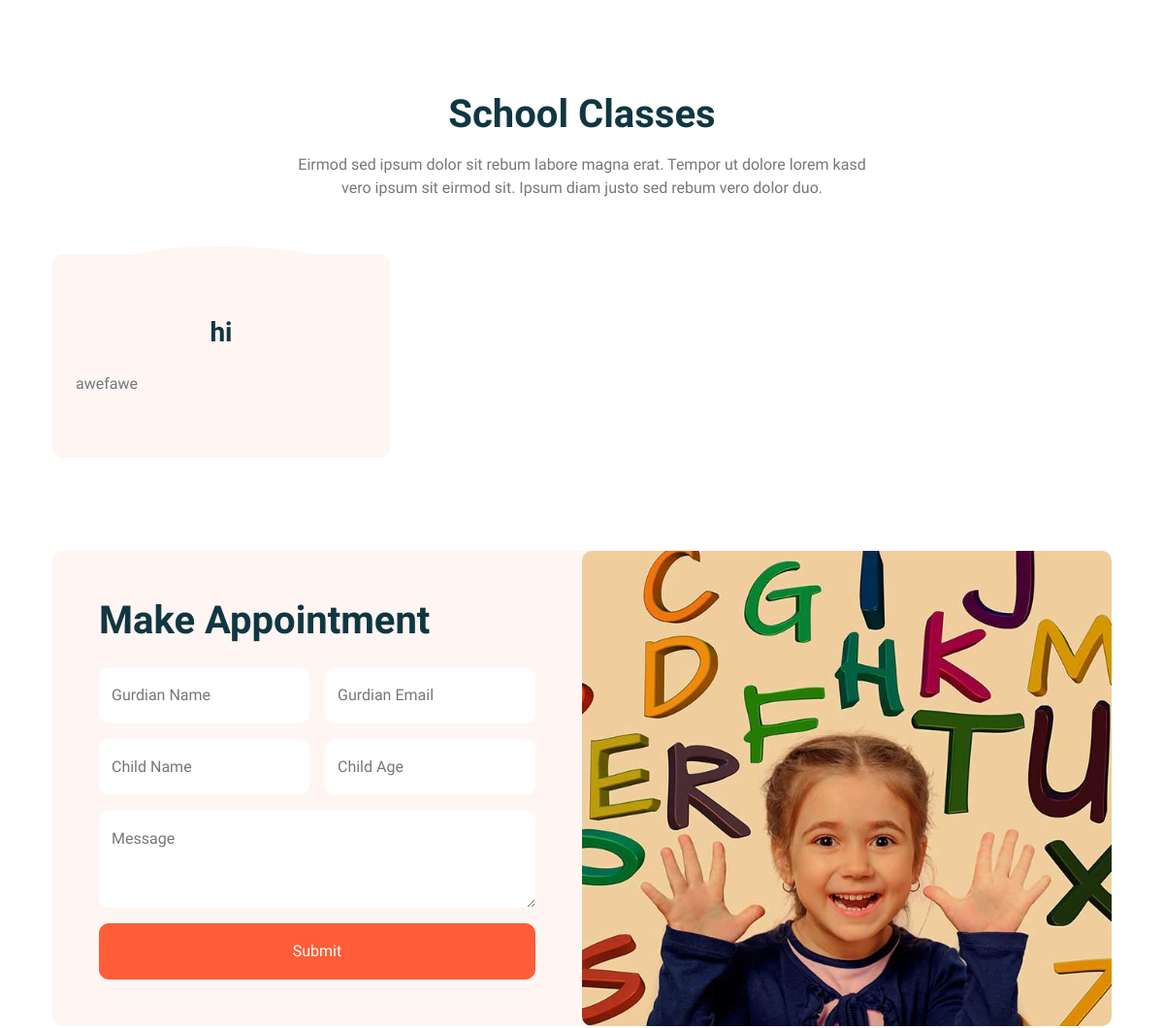
Before: / (middle part) with the older database file.
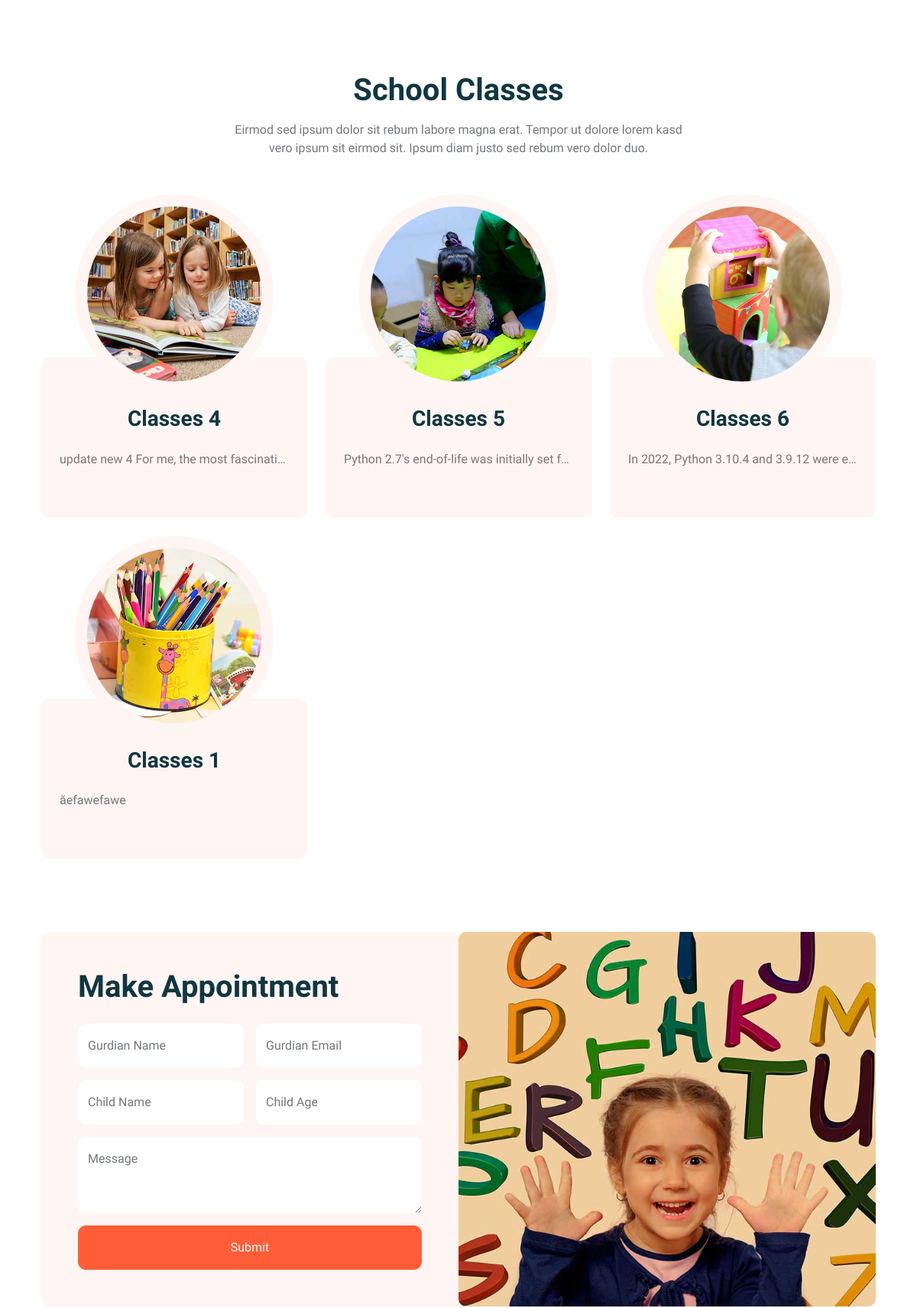
After: the same page with the newer database file.
### base/models.py (models this page shows, shortened)
class Posts(models.Model):
    author = models.ForeignKey(User, on_delete=models.CASCADE)
    title = models.CharField(max_length=200, null=True)
    date_create = models.DateTimeField(auto_now_add=True)
    image = models.ImageField(null=True, blank=True, upload_to='images/')
    is_deleted = models.BooleanField(default=False)
    content = models.TextField()

### base/views.py (the view)
# urls.py: path('', views.home, name="home"),
def home(request):
    post = Posts.objects.all()
    user = get_common_context(request)
    context = {'user': user, 'posts': post}
    return render(request, 'home.html', context)

### base/views.py (called while the page is built)
def get_common_context(request):
    context = {'user_not_login': "none", 'user_login': "block"}
    if request.user.is_authenticated:
        context = {'user_not_login': "block", 'user_login': "none"}
    return context

### templates/home.html (shortened to what this page needs)
{% extends 'main.html' %} {% load static %} {% block content %}
<div class="container-xxl py-5">
</div>
<div class="container-xxl py-5">
    <div class="container">
        <div class="text-center mx-auto mb-5 wow fadeInUp" data-wow-delay="0.1s" style="max-width: 600px;">
            <h1 class="mb-3">School Classes</h1>
            <p>Eirmod sed ipsum dolor sit rebum labore magna erat. Tempor ut dolore lorem kasd vero ipsum sit eirmod sit. Ipsum diam justo sed rebum vero dolor duo.</p>
        </div>
        <div class="row g-4">
            {% for post in posts %}
            <div class="col-lg-4 col-md-6 wow fadeInUp" data-wow-delay="0.1s">
                <div class="classes-item">
                    <div class="bg-light rounded-circle w-75 mx-auto p-3">
                        <img class="img-fluid rounded-circle" src="{{post.image.url}}" alt="">
                    </div>
                    <div class="bg-light rounded p-4 pt-5 mt-n5">
                        <a class="d-block text-center h3 mt-3 mb-4" href="">{{post.title}}</a>
                        <div class="d-flex align-items-center justify-content-between mb-4">
                            <p class="text-center text-truncate">{{post.content}}</p>
                        </div>
                    </div>
                </div>
            </div>
            {% endfor %}
        </div>
    </div>
</div>
<div class="container-xxl py-5">
    <div class="container">
        <div class="bg-light rounded">
            <div class="row g-0">
                <div class="col-lg-6 wow fadeIn" data-wow-delay="0.1s">
                    <div class="h-100 d-flex flex-column justify-content-center p-5">
                        <h1 class="mb-4">Make Appointment</h1>
                        <form>
                            <div class="row g-3">
                                <div class="col-sm-6">
                                    <div class="form-floating">
                                        <input type="text" class="form-control border-0" id="gname" placeholder="Gurdian Name">
                                        <label for="gname">Gurdian Name</label>
                                    </div>
                                </div>
                                <div class="col-sm-6">
                                    <div class="form-floating">
                                        <input type="email" class="form-control border-0" id="gmail" placeholder="Gurdian Email">
                                        <label for="gmail">Gurdian Email</label>
                                    </div>
                                </div>
                                <div class="col-sm-6">
                                    <div class="form-floating">
                                        <input type="text" class="form-control border-0" id="cname" placeholder="Child Name">
                                        <label for="cname">Child Name</label>
                                    </div>
                                </div>
                                <div class="col-sm-6">
                                    <div class="form-floating">
                                        <input type="text" class="form-control border-0" id="cage" placeholder="Child Age">
                                        <label for="cage">Child Age</label>
                                    </div>
                                </div>
                                <div class="col-12">
                                    <div class="form-floating">
                                        <textarea class="form-control border-0" placeholder="Leave a message here" id="message" style="height: 100px"></textarea>
                                        <label for="message">Message</label>
                                    </div>
                                </div>
                                <div class="col-12">
                                    <button class="btn btn-primary w-100 py-3" type="submit">Submit</button>
                                </div>
                            </div>
                        </form>
                    </div>
                </div>
                <div class="col-lg-6 wow fadeIn" data-wow-delay="0.5s" style="min-height: 400px;">
                    <div class="position-relative h-100">
                        <img class="position-absolute w-100 h-100 rounded" src="{% static 'images/appointment.jpg' %}" style="object-fit: cover;">
                    </div>
                </div>
            </div>
        </div>
    </div>
</div>
{% endblock %}

### templates/main.html (shortened to what this page needs)
<!DOCTYPE html> {% load static %} {% load bootstrap5 %} {% bootstrap_css %} {% bootstrap_javascript %}
<html lang="en">
<head>
    <link href="https://cdnjs.cloudflare.com/ajax/libs/font-awesome/5.10.0/css/all.min.css" rel="stylesheet">
    <link href="https://cdn.jsdelivr.net/npm/bootstrap-icons@1.4.1/font/bootstrap-icons.css" rel="stylesheet">
    <link href="{% static 'lib/animate/animate.min.css' %}" rel="stylesheet">
    <link href="{% static 'lib/owlcarousel/assets/owl.carousel.min.css' %}" rel="stylesheet">
    <link href="{% static 'lib/owlcarousel/assets/owl.theme.default.min.css' %}" rel="stylesheet">
    <link href="{% static 'styles/bootstrap.min.css' %}" rel="stylesheet">
    <link href="{% static 'styles/style.css' %}" rel="stylesheet">
</head>
<body>
    <div class="bg-white">
        {% include 'navbar.html' %} {% block content %} {% endblock %} {% include 'footer.html' %}
    </div>
</body>
</html>

### templates/navbar.html (shortened to what this page needs)
{% load static %}

### templates/footer.html (shortened to what this page needs)
{% load static %}

### static/styles/style.css (style rules this page uses)
:root { --primary: #FE5D37; --light: #FFF5F3; --dark: #103741; }
.btn { font-weight: 500; transition: .5s; }
.btn.btn-primary { color: #FFFFFF; }
h1, h2, h3, h4, .h1, .h2, .h3, .h4, .display-1, .display-2, .display-3, .display-4, .display-5, .display-6 { font-family: 'Lobster Two', cursive; font-weight: 700; }
.classes-item { transition: .5s; }

Changed rows visible on the page:
removed Posts: title "hi", content "awefawe"
added Posts: image (picture), title "Classes 4", content "update new 4 For me, the most fascinati…"
added Posts: image (picture), title "Classes 5", content "Python 2.7's end-of-life was initially set f…"
added Posts: image (picture), title "Classes 6", content "In 2022, Python 3.10.4 and 3.9.12 were e…"
added Posts: image (picture), title "Classes 1", content "ăefawefawe"
